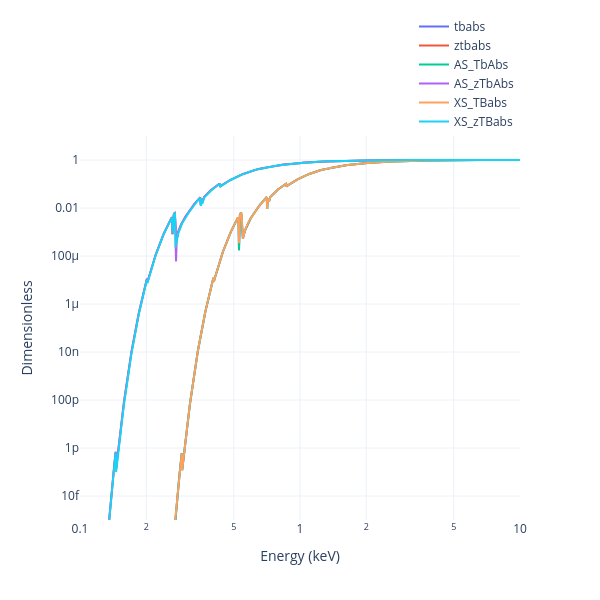

This figure's notebook cell:
### Code cell
earr = np.logspace(-1, 1, 1000)

modelplot = Plot.model(ploter='plotly', style='NoU', post=False, yrange=[1e-15, 1e1])
modelplot.add_model(tbabs_ins, E=earr)
modelplot.add_model(ztbabs_ins, E=earr)
modelplot.add_model(as_tbabs_ins, E=earr)
modelplot.add_model(as_ztbabs_ins, E=earr)
modelplot.add_model(xs_tbabs_ins, E=earr)
modelplot.add_model(xs_ztbabs_ins, E=earr)
fig = modelplot.get_fig()

### Figure 1 — Plotly figure (JSON) as saved in the notebook; plotly's stock layout.template omitted (floating-point values rounded to 4 significant figures; data arrays with more than 128 entries replaced by an {"elided": "..."} marker saying what was removed)
{"data": [{"line": {"color": "#636EFA", "width": 2}, "mode": "lines", "name": "tbabs", "showlegend": true, "type": "scatter", "x": {"elided": "1000 float values"}, "y": {"elided": "1000 float values"}}, {"line": {"color": "#EF553B", "width": 2}, "mode": "lines", "name": "ztbabs", "showlegend": true, "type": "scatter", "x": {"elided": "1000 float values"}, "y": {"elided": "1000 float values"}}, {"line": {"color": "#00CC96", "width": 2}, "mode": "lines", "name": "AS_TbAbs", "showlegend": true, "type": "scatter", "x": {"elided": "1000 float values"}, "y": {"elided": "1000 float values"}}, {"line": {"color": "#AB63FA", "width": 2}, "mode": "lines", "name": "AS_zTbAbs", "showlegend": true, "type": "scatter", "x": {"elided": "1000 float values"}, "y": {"elided": "1000 float values"}}, {"line": {"color": "#FFA15A", "width": 2}, "mode": "lines", "name": "XS_TBabs", "showlegend": true, "type": "scatter", "x": {"elided": "1000 float values"}, "y": {"elided": "1000 float values"}}, {"line": {"color": "#19D3F3", "width": 2}, "mode": "lines", "name": "XS_zTBabs", "showlegend": true, "type": "scatter", "x": {"elided": "1000 float values"}, "y": {"elided": "1000 float values"}}], "layout": {"height": 600, "legend": {"x": 1, "xanchor": "right", "y": 1, "yanchor": "bottom"}, "width": 600, "xaxis": {"title": {"text": "Energy (keV)"}, "type": "log"}, "yaxis": {"range": [-15, 1], "title": {"text": "Dimensionless"}, "type": "log"}}}
